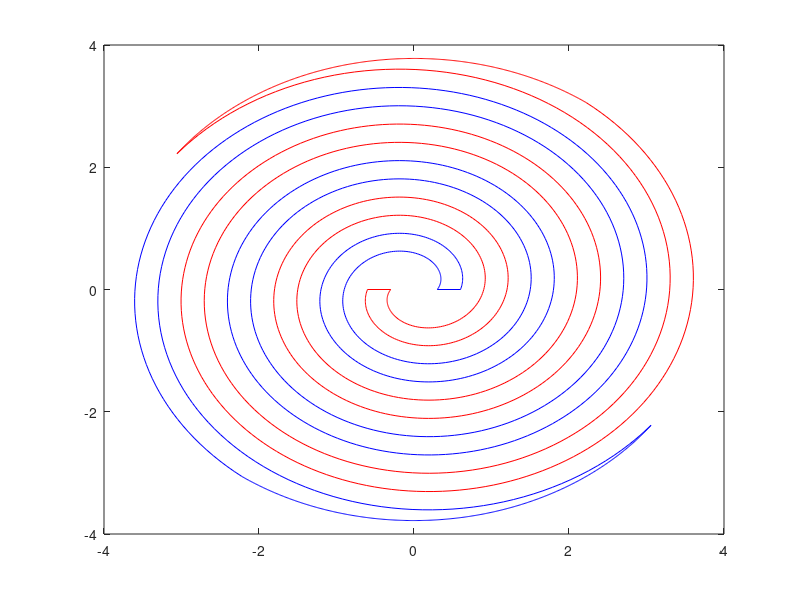

This chart was generated by the following MATLAB code:
% Archimedean Spiral
clc;clear;close all;format shortg;

turns = 2.65; % no. of turns of the spiral
w = 0.3; % width of the spiral arms
b1 = 0.3; % initial distance of the spiral from the center
a1 = (2*w)/pi; % spiral factor, determines how fast the spiral grows

ts1 = 0;
te1 = 2*pi*turns;
np = 500;
t1 = linspace(ts1,te1,np);
r1 = b1+w+a1*te1;
te2 = (r1-b1)/a1;
t2 = linspace(ts1,te2,np);

x1 = (b1+a1*t2).*cos(t2);
y1 = (b1+a1*t2).*sin(t2);

x2 = -(b1+a1*t2).*cos(t2);
y2 = -(b1+a1*t2).*sin(t2);

x3 = (b1+w+a1*t1).*cos(t1);
y3 = (b1+w+a1*t1).*sin(t1);

x4 = -(b1+w+a1*t1).*cos(t1);
y4 = -(b1+w+a1*t1).*sin(t1);

t3 = linspace(te1,te2,np);
x5 = r1*cos(t3);
y5 = r1*sin(t3);

x6 = -x5;
y6 = -y5;

figure;plot(x1,y1,'-b');
hold on;plot(x2,y2,'-r')
hold on;plot(x3,y3,'-b');
hold on;plot(x4,y4,'-r');
hold on;plot(x5,y5,'-b');
hold on;plot(x6,y6,'-r');
hold on;plot([b1 b1+w],[0 0],'-b');
hold on;plot(-[b1 b1+w],[0 0],'-r');

n = 4;
xlim([-n n]); ylim([-n,n]);
